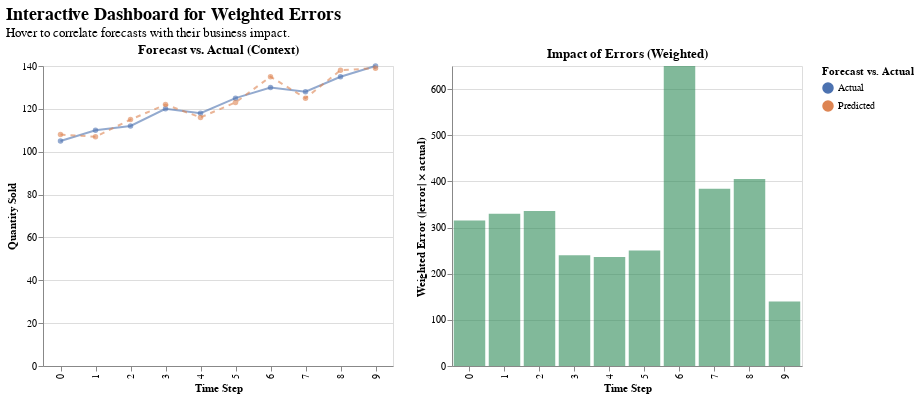

Here is the notebook cell this chart was saved with:
### Markdown cell above
#### Visualizing Errors
The right-hand plot shows the **Weighted Absolute Error (`|error| × actual value`)**, immediately drawing attention to which errors are most significant from a volume perspective.

### Code cell
# DataFrame for the Weighted Error plot
weighted_error_df = pd.DataFrame({
    'Time Step': np.arange(len(true_values)),
    'Weighted Absolute Error': np.abs(true_values - predicted_values) * true_values
})

highlight = alt.selection_point(on='mouseover', fields=['Time Step'], nearest=True, empty='none')

# LEFT PLOT: Context (Forecast vs. Actual)
actual_vs_pred_plot = alt.Chart(plot_df).mark_line(point=True).encode(
    x=alt.X('Time Step:O', title='Time Step'),
    y=alt.Y('Value:Q', title='Quantity Sold'),
    color=alt.Color('Type:N',
        scale=alt.Scale(domain=['Actual', 'Predicted'], range=['#4C72B0', '#DD8452']),
        legend=alt.Legend(title='Forecast vs. Actual')
    ),
    strokeDash=alt.condition(alt.datum.Type == 'Predicted', alt.value([5, 5]), alt.value([0])),
    opacity=alt.condition(highlight, alt.value(1.0), alt.value(0.6))
).properties(
    width=350, height=300,
    title='Forecast vs. Actual (Context)'
).add_params(highlight)

# RIGHT PLOT: Weighted Absolute Errors
weighted_error_plot = alt.Chart(weighted_error_df).mark_bar(color='#2E8B57').encode( # Using green for impact
    x=alt.X('Time Step:O', title='Time Step'),
    y=alt.Y('Weighted Absolute Error:Q', title='Weighted Error (|error| × actual)'),
    tooltip=['Time Step', alt.Tooltip('Weighted Absolute Error:Q', format=',')],
    opacity=alt.condition(highlight, alt.value(1.0), alt.value(0.6))
).properties(
    width=350, height=300,
    title='Impact of Errors (Weighted)'
).add_params(highlight)

# --- Combine the Plots Horizontally ---
weighted_dashboard = (actual_vs_pred_plot | weighted_error_plot).properties(
    title=alt.TitleParams(
        "Interactive Dashboard for Weighted Errors",
        subtitle="Hover to correlate forecasts with their business impact.",
        fontSize=18, subtitleFontSize=13
    )
)

weighted_dashboard

### Figure 1 — Vega-Lite specification as saved in the notebook (floating-point values rounded to 4 significant figures)
{"config": {"view": {"continuousWidth": 300, "continuousHeight": 300}}, "hconcat": [{"data": {"name": "data-9dfec62f01e2f6b3859d30383e00bcb4"}, "mark": {"type": "line", "point": true}, "encoding": {"color": {"field": "Type", "legend": {"title": "Forecast vs. Actual"}, "scale": {"domain": ["Actual", "Predicted"], "range": ["#4C72B0", "#DD8452"]}, "type": "nominal"}, "opacity": {"condition": {"param": "param_32", "value": 1.0, "empty": false}, "value": 0.6}, "strokeDash": {"condition": {"test": "(datum.Type === 'Predicted')", "value": [5, 5]}, "value": [0]}, "x": {"field": "Time Step", "title": "Time Step", "type": "ordinal"}, "y": {"field": "Value", "title": "Quantity Sold", "type": "quantitative"}}, "height": 300, "name": "view_57", "title": "Forecast vs. Actual (Context)", "width": 350}, {"data": {"name": "data-3a897d9e8bbdf858323f3ec7e6ba91f4"}, "mark": {"type": "bar", "color": "#2E8B57"}, "encoding": {"opacity": {"condition": {"param": "param_32", "value": 1.0, "empty": false}, "value": 0.6}, "tooltip": [{"field": "Time Step", "type": "quantitative"}, {"field": "Weighted Absolute Error", "format": ",", "type": "quantitative"}], "x": {"field": "Time Step", "title": "Time Step", "type": "ordinal"}, "y": {"field": "Weighted Absolute Error", "title": "Weighted Error (|error| × actual)", "type": "quantitative"}}, "height": 300, "name": "view_58", "title": "Impact of Errors (Weighted)", "width": 350}], "params": [{"name": "param_32", "select": {"type": "point", "fields": ["Time Step"], "nearest": true, "on": "mouseover"}, "views": ["view_57", "view_58"]}], "title": {"text": "Interactive Dashboard for Weighted Errors", "fontSize": 18, "subtitle": "Hover to correlate forecasts with their business impact.", "subtitleFontSize": 13}, "$schema": "https://vega.github.io/schema/vega-lite/v5.20.1.json", "datasets": {"data-9dfec62f01e2f6b3859d30383e00bcb4": [{"Time Step": 0, "Type": "Actual", "Value": 105}, {"Time Step": 1, "Type": "Actual", "Value": 110}, {"Time Step": 2, "Type": "Actual", "Value": 112}, {"Time Step": 3, "Type": "Actual", "Value": 120}, {"Time Step": 4, "Type": "Actual", "Value": 118}, {"Time Step": 5, "Type": "Actual", "Value": 125}, {"Time Step": 6, "Type": "Actual", "Value": 130}, {"Time Step": 7, "Type": "Actual", "Value": 128}, {"Time Step": 8, "Type": "Actual", "Value": 135}, {"Time Step": 9, "Type": "Actual", "Value": 140}, {"Time Step": 0, "Type": "Predicted", "Value": 108}, {"Time Step": 1, "Type": "Predicted", "Value": 107}, {"Time Step": 2, "Type": "Predicted", "Value": 115}, {"Time Step": 3, "Type": "Predicted", "Value": 122}, {"Time Step": 4, "Type": "Predicted", "Value": 116}, {"Time Step": 5, "Type": "Predicted", "Value": 123}, {"Time Step": 6, "Type": "Predicted", "Value": 135}, {"Time Step": 7, "Type": "Predicted", "Value": 125}, {"Time Step": 8, "Type": "Predicted", "Value": 138}, {"Time Step": 9, "Type": "Predicted", "Value": 139}], "data-3a897d9e8bbdf858323f3ec7e6ba91f4": [{"Time Step": 0, "Weighted Absolute Error": 315}, {"Time Step": 1, "Weighted Absolute Error": 330}, {"Time Step": 2, "Weighted Absolute Error": 336}, {"Time Step": 3, "Weighted Absolute Error": 240}, {"Time Step": 4, "Weighted Absolute Error": 236}, {"Time Step": 5, "Weighted Absolute Error": 250}, {"Time Step": 6, "Weighted Absolute Error": 650}, {"Time Step": 7, "Weighted Absolute Error": 384}, {"Time Step": 8, "Weighted Absolute Error": 405}, {"Time Step": 9, "Weighted Absolute Error": 140}]}}
